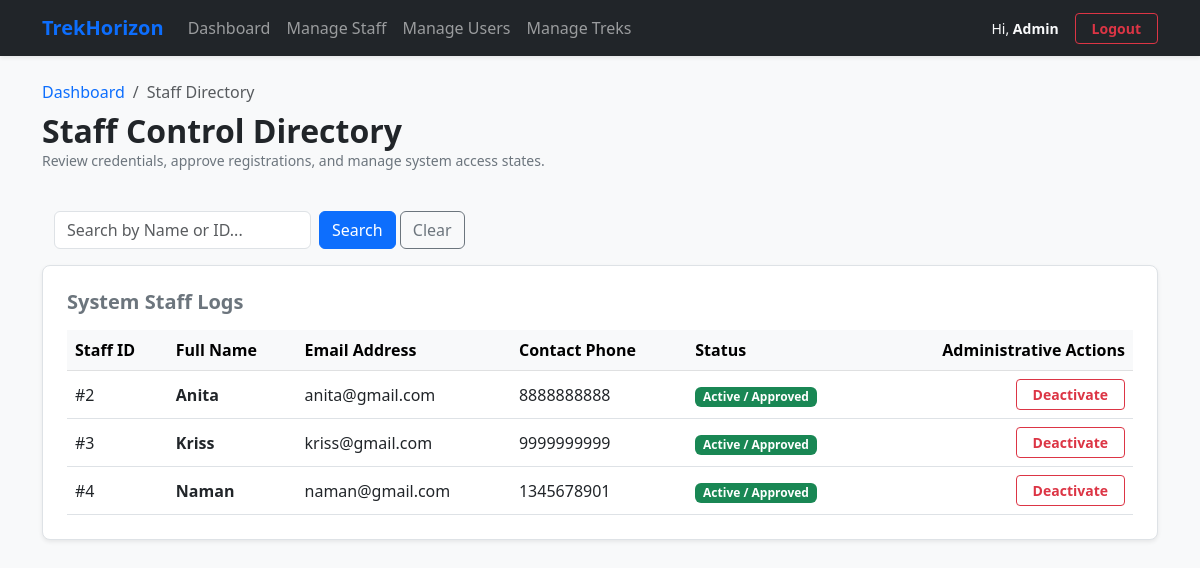
/admin/staff-details (signed in), run on the app's committed database.
### models.py (models this page shows)
class User(db.Model):
    user_id = db.Column(db.Integer, primary_key=True, autoincrement=True)
    name = db.Column(db.String(100), nullable=False)
    email = db.Column(db.String(100), nullable=False, unique=True)
    password = db.Column(db.String(255), nullable=False)
    phone = db.Column(db.String(20), nullable=True)
    role = db.Column(db.Enum('Admin', 'Staff', 'Trekker', name='user_roles'), nullable=False)
    status = db.Column(db.String(20), nullable=False, default='Approved')
    created_at = db.Column(db.DateTime, default=datetime.utcnow)
    managed_treks = db.relationship('Trek', backref='assigned_staff', lazy=True)
    bookings = db.relationship('Booking', backref='trekker', lazy=True)

### routes/admin.py (the view)
@app.route('/admin/staff-details')
def admin_staff_details():
    if 'user_id' not in session or session['user_role'] != 'Admin':
        return "Access Forbidden: Administrator clearance required.", 403
    search_query = request.args.get('search', '').strip()
    query = User.query.filter_by(role='Staff')
    if search_query:
        clean_id = search_query.replace('#', '').strip()
        if clean_id.isdigit():
            query = query.filter(User.user_id == int(clean_id))
        else:
            query = query.filter(User.name.like(f"%{search_query}%"))
    all_staff = query.all()
    return render_template('adminstaffdetails.html', staff_list=all_staff)

### templates/adminstaffdetails.html (shortened to what this page needs)
{% extends 'base.html' %}
{% block content %}
<div class="row mb-4 align-items-center">
    <div class="col-12">
        <nav aria-label="breadcrumb">
            <ol class="breadcrumb mb-2">
                <li class="breadcrumb-item"><a href="/dashboard" class="text-decoration-none">Dashboard</a></li>
                <li class="breadcrumb-item active" aria-current="page">Staff Directory</li>
            </ol>
        </nav>
        <h2 class="fw-bold text-dark m-0">Staff Control Directory</h2>
        <p class="text-secondary small">Review credentials, approve registrations, and manage system access states.</p>
    </div>
</div>
<div class="container my-3">
    <form action="/admin/staff-details" method="GET" class="row g-2 align-items-center">
        <div class="col-auto">
            <input type="text" name="search" class="form-control" placeholder="Search by Name or ID..." value="{{ request.args.get('search', '') }}">
        </div>
        <div class="col-auto">
            <button type="submit" class="btn btn-primary">Search</button>
            <a href="/admin/staff-details" class="btn btn-outline-secondary">Clear</a>
        </div>
    </form>
</div>
<div class="row">
    <div class="col-12">
        <div class="card shadow-sm border rounded-3 p-4 bg-white">
            <h5 class="fw-bold text-secondary mb-3">System Staff Logs</h5>
            {% if staff_list %}
            <div class="table-responsive">
                <table class="table align-middle table-hover m-0">
                    <thead class="table-light">
                        <tr>
                            <th>Staff ID</th>
                            <th>Full Name</th>
                            <th>Email Address</th>
                            <th>Contact Phone</th>
                            <th>Status</th>
                            <th class="text-end">Administrative Actions</th>
                        </tr>
                    </thead>
                    <tbody>
                        {% for staff in staff_list %}
                        <tr>
                            <td>#{{ staff.user_id }}</td>
                            <td class="fw-bold text-dark">{{ staff.name }}</td>
                            <td>{{ staff.email }}</td>
                            <td>{{ staff.phone if staff.phone else 'N/A' }}</td>
                            <td>
                                {% if staff.status == 'Approved' %}
                                    <span class="badge bg-success">Active / Approved</span>
                                {% elif staff.status == 'Pending' %}
                                    <span class="badge bg-warning text-dark">Awaiting Approval</span>
                                {% else %}
                                    <span class="badge bg-danger">Deactivated</span>
                                {% endif %}
                            </td>
                            <td class="text-end">
                                {% if staff.status != 'Blacklisted' %}
                                    <a href="/admin/staff/blacklist/{{ staff.user_id }}" class="btn btn-sm btn-outline-danger fw-bold px-3">Deactivate</a>
                                {% else %}
                                    <a href="/admin/staff/approve/{{ staff.user_id }}" class="btn btn-sm btn-outline-success fw-bold px-3">Reactivate</a>
                                {% endif %}
                            </td>
                        </tr>
                        {% endfor %}
                    </tbody>
                </table>
            </div>
            {% else %}
            <div class="text-center py-4 text-muted">
                <p class="m-0">No staff members have registered in the system yet.</p>
            </div>
            {% endif %}
        </div>
    </div>
</div>
{% endblock %}

### data on the page
User: user_id "2", name "Anita", email "anita@gmail.com", phone "8888888888", status "Active / Approved"
User: user_id "3", name "Kriss", email "kriss@gmail.com", phone "9999999999", status "Active / Approved"
User: user_id "4", name "Naman", email "naman@gmail.com", phone "1345678901", status "Active / Approved"

### other printed values
{{ session['user_name'] }} "Admin"
